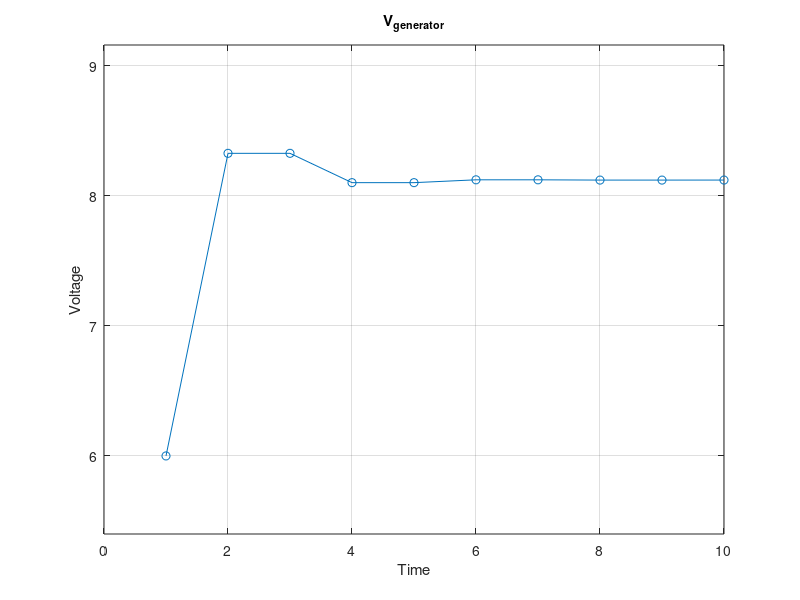
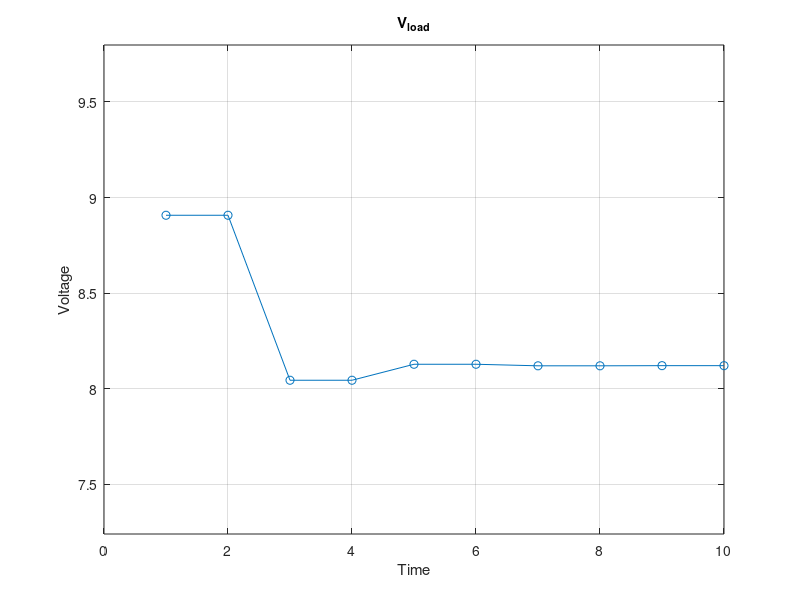
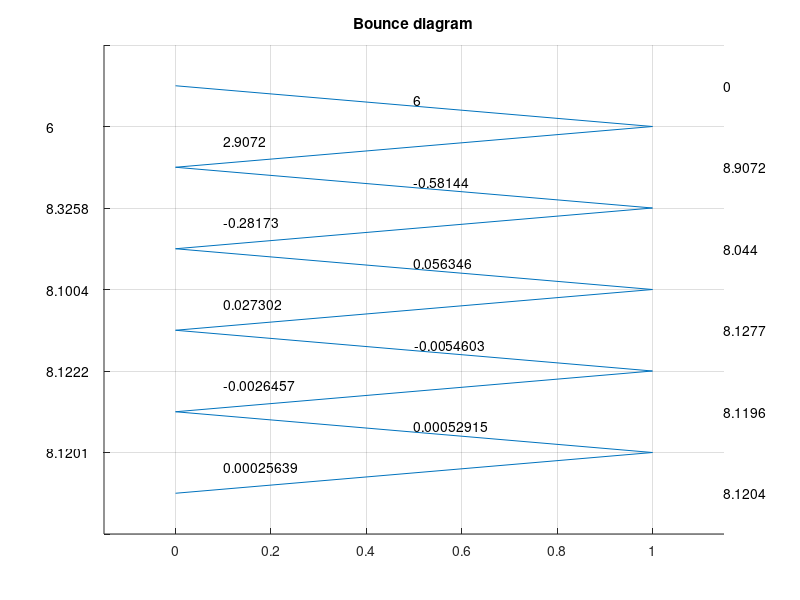

The MATLAB script that drew these images, in order:
%Bounce diagram
close all
clear all
format long

zo = 75;    %characteristic impedance
rs = 50;    %source impedance
vs = 10;    %source voltage
rl = 216;   %load impedance

gi = (rs - zo)/(rs + zo);%generator gamma
gl = (rl - zo)/(rl + zo);%load gamma

vg  = vs*zo/(zo+rs);    %total voltage at generator
vl  = 0;                %total voltage at load
vgr = vg;               %reflected from generator
vlr = 0;                %reflected from load

T = 10; %change according to timesteps needed

for t = 1:T
    if mod( t, 2 ) == 0
        %We are at generator side
        vgr = vlr * gi;
        vg  = vg + vgr + vlr
    else
        %We are at load side
        vlr = vgr * gl;
        vl  = vl + vlr + vgr;
    end
    vg_plot(t)  = vg;
    vl_plot(t)  = vl;
    vgr_plot(t) = vgr;
    vlr_plot(t) = vlr
end

plot([1:T],vg_plot,'-o')
xlim([0 T])
ylim([min(vg_plot)*0.9 max(vg_plot)*1.1])
title("V_g_e_n_e_r_a_t_o_r")
xlabel("Time")
ylabel("Voltage")
grid on

figure()
plot([1:T],vl_plot,'-o')
xlim([0 T])
ylim([min(vl_plot)*0.9 max(vl_plot)*1.1])
title("V_l_o_a_d")
xlabel("Time")
ylabel("Voltage")
grid on

figure()
hold on
x = [0 1;1 0];
for i = T:-1:1
    line( x( mod(i,2)+1,:), [i+1, i] )
    ind = T - i + 1
    if mod( i, 2 ) == 0 
        text( -0.27, i , num2str( vg_plot( ind) ) )
        text( 0.5, i + 0.65, num2str( vgr_plot( ind ) ) )
    else
        text( 1.15, i , num2str( vl_plot( ind ) ) )
        text( 0.1, i + 0.65, num2str( vlr_plot( ind ) ) )
    end
end
text(1.15, T + 1 , num2str( 0 ) )

xlim([-0.15 1.15])
grid on
set(gca,'yticklabel',{[]})
title("Bounce diagram")
